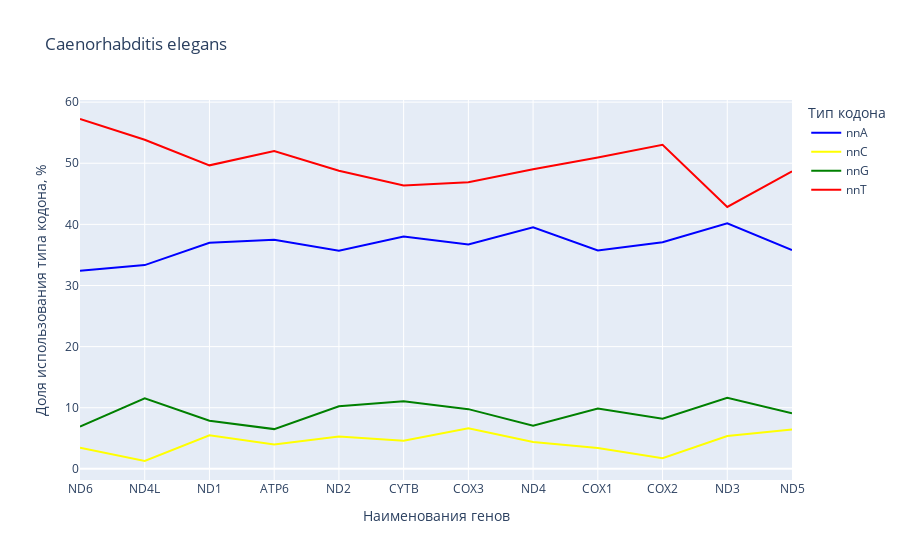

This figure's notebook cell:
### Code cell
ce_tbss = px.line(hmce[hmce['OrganismName'] == 'Caenorhabditis elegans'], 
                     x='GenName', y='nnN_value',
                    color = 'nnN_type', 
                  color_discrete_map={
                'nnT': "red",
                'nnC': "yellow",
                'nnG': "green",
                'nnA': "blue"},
                  title='Caenorhabditis elegans',
                 labels={'GenName': 'Наименования генов', 'nnN_value': 'Доля использования типа кодона, %', 'nnN_type':'Тип кодона'})
ce_tbss.show()

### Figure 1 — Plotly figure (JSON) as saved in the notebook; plotly's stock layout.template omitted (floating-point values rounded to 4 significant figures)
{"data": [{"hovertemplate": "Тип кодона=nnA<br>Наименования генов=%{x}<br>Доля использования типа кодона, %=%{y}<extra></extra>", "legendgroup": "nnA", "line": {"color": "blue", "dash": "solid"}, "marker": {"symbol": "circle"}, "mode": "lines", "name": "nnA", "orientation": "v", "showlegend": true, "type": "scatter", "x": ["ND6", "ND4L", "ND1", "ATP6", "ND2", "CYTB", "COX3", "ND4", "COX1", "COX2", "ND3", "ND5"], "xaxis": "x", "y": [32.41, 33.33, 36.99, 37.5, 35.69, 38.01, 36.72, 39.51, 35.74, 37.07, 40.18, 35.8], "yaxis": "y"}, {"hovertemplate": "Тип кодона=nnC<br>Наименования генов=%{x}<br>Доля использования типа кодона, %=%{y}<extra></extra>", "legendgroup": "nnC", "line": {"color": "yellow", "dash": "solid"}, "marker": {"symbol": "circle"}, "mode": "lines", "name": "nnC", "orientation": "v", "showlegend": true, "type": "scatter", "x": ["ND6", "ND4L", "ND1", "ATP6", "ND2", "CYTB", "COX3", "ND4", "COX1", "COX2", "ND3", "ND5"], "xaxis": "x", "y": [3.448, 1.282, 5.479, 4, 5.3, 4.582, 6.641, 4.39, 3.422, 1.724, 5.357, 6.439], "yaxis": "y"}, {"hovertemplate": "Тип кодона=nnG<br>Наименования генов=%{x}<br>Доля использования типа кодона, %=%{y}<extra></extra>", "legendgroup": "nnG", "line": {"color": "green", "dash": "solid"}, "marker": {"symbol": "circle"}, "mode": "lines", "name": "nnG", "orientation": "v", "showlegend": true, "type": "scatter", "x": ["ND6", "ND4L", "ND1", "ATP6", "ND2", "CYTB", "COX3", "ND4", "COX1", "COX2", "ND3", "ND5"], "xaxis": "x", "y": [6.897, 11.54, 7.877, 6.5, 10.25, 11.05, 9.766, 7.073, 9.886, 8.19, 11.61, 9.091], "yaxis": "y"}, {"hovertemplate": "Тип кодона=nnT<br>Наименования генов=%{x}<br>Доля использования типа кодона, %=%{y}<extra></extra>", "legendgroup": "nnT", "line": {"color": "red", "dash": "solid"}, "marker": {"symbol": "circle"}, "mode": "lines", "name": "nnT", "orientation": "v", "showlegend": true, "type": "scatter", "x": ["ND6", "ND4L", "ND1", "ATP6", "ND2", "CYTB", "COX3", "ND4", "COX1", "COX2", "ND3", "ND5"], "xaxis": "x", "y": [57.24, 53.85, 49.66, 52, 48.76, 46.36, 46.88, 49.02, 50.95, 53.02, 42.86, 48.67], "yaxis": "y"}], "layout": {"legend": {"title": {"text": "Тип кодона"}, "tracegroupgap": 0}, "title": {"text": "Caenorhabditis elegans"}, "xaxis": {"anchor": "y", "domain": [0, 1], "title": {"text": "Наименования генов"}}, "yaxis": {"anchor": "x", "domain": [0, 1], "title": {"text": "Доля использования типа кодона, %"}}}}
